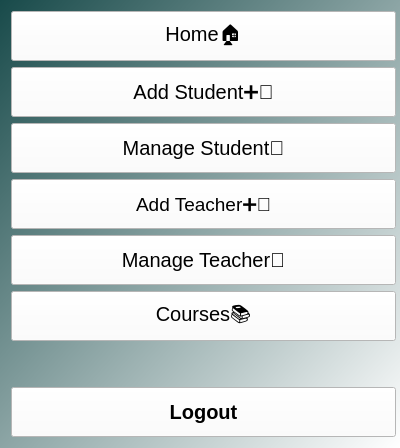
            <widget class="QWidget" name="widget_6" native="true">
             <property name="minimumSize">
              <size>
               <width>400</width>
               <height>0</height>
              </size>
             </property>
             <property name="maximumSize">
              <size>
               <width>400</width>
               <height>16777215</height>
              </size>
             </property>
             <property name="styleSheet">
              <string notr="true">background:qlineargradient(spread:pad, x1:0, y1:0, x2:1, y2:1, stop:0 rgba(24, 74, 74, 255), stop:1 rgba(255, 255, 255, 255))</string>
             </property>
             <layout class="QVBoxLayout" name="verticalLayout_4">
              <item>
               <widget class="QPushButton" name="pushButton_8">
                <property name="minimumSize">
                 <size>
                  <width>385</width>
                  <height>50</height>
                 </size>
                </property>
                <property name="maximumSize">
                 <size>
                  <width>385</width>
                  <height>16777215</height>
                 </size>
                </property>
                <property name="font">
                 <font>
                  <pointsize>15</pointsize>
                  <weight>50</weight>
                  <bold>false</bold>
                 </font>
                </property>
                <property name="styleSheet">
                 <string notr="true">background:white;
color:black;</string>
                </property>
                <property name="text">
                 <string>Home🏠</string>
                </property>
               </widget>
              </item>
              <item>
               <widget class="QPushButton" name="pushButton_9">
                <property name="minimumSize">
                 <size>
                  <width>385</width>
                  <height>50</height>
                 </size>
                </property>
                <property name="font">
                 <font>
                  <pointsize>15</pointsize>
                 </font>
                </property>
                <property name="styleSheet">
                 <string notr="true">background:white;
color:black;</string>
                </property>
                <property name="text">
                 <string>Add Student➕👤</string>
                </property>
               </widget>
              </item>
              <item>
               <widget class="QPushButton" name="pushButton_10">
                <property name="minimumSize">
                 <size>
                  <width>385</width>
                  <height>50</height>
                 </size>
                </property>
                <property name="font">
                 <font>
                  <pointsize>15</pointsize>
                 </font>
                </property>
                <property name="styleSheet">
                 <string notr="true">background:white;
color:black;

</string>
                </property>
                <property name="text">
                 <string>Manage Student👥</string>
                </property>
               </widget>
              </item>
              <item>
               <widget class="QPushButton" name="pushButton_11">
                <property name="minimumSize">
                 <size>
                  <width>385</width>
                  <height>50</height>
                 </size>
                </property>
                <property name="font">
                 <font>
                  <pointsize>14</pointsize>
                 </font>
                </property>
                <property name="styleSheet">
                 <string notr="true">Background:white;
color:black;</string>
                </property>
                <property name="text">
                 <string>Add Teacher➕👤</string>
                </property>
               </widget>
              </item>
              <item>
               <widget class="QPushButton" name="pushButton_12">
                <property name="minimumSize">
                 <size>
                  <width>385</width>
                  <height>50</height>
                 </size>
                </property>
                <property name="font">
                 <font>
                  <pointsize>15</pointsize>
                 </font>
                </property>
                <property name="styleSheet">
                 <string notr="true">background:white;
color:black;</string>
                </property>
                <property name="text">
                 <string>Manage Teacher👥</string>
                </property>
               </widget>
              </item>
              <item>
               <widget class="QPushButton" name="pushButton_13">
                <property name="minimumSize">
                 <size>
                  <width>385</width>
                  <height>50</height>
                 </size>
                </property>
                <property name="font">
                 <font>
                  <pointsize>15</pointsize>
                 </font>
                </property>
                <property name="styleSheet">
                 <string notr="true">background:white;
color:black;</string>
                </property>
                <property name="text">
                 <string>Courses📚</string>
                </property>
               </widget>
              </item>
              <item>
               <spacer name="verticalSpacer">
                <property name="orientation">
                 <enum>Qt::Vertical</enum>
                </property>
                <property name="sizeHint" stdset="0">
                 <size>
                  <width>20</width>
                  <height>40</height>
                 </size>
                </property>
               </spacer>
              </item>
              <item>
               <widget class="QPushButton" name="pushButton_15">
                <property name="minimumSize">
                 <size>
                  <width>385</width>
                  <height>50</height>
                 </size>
                </property>
                <property name="font">
                 <font>
                  <pointsize>15</pointsize>
                  <weight>75</weight>
                  <bold>true</bold>
                 </font>
                </property>
                <property name="styleSheet">
                 <string notr="true">background:white;
color:black;</string>
                </property>
                <property name="text">
                 <string>Logout</string>
                </property>
               </widget>
              </item>
             </layout>
            </widget>
